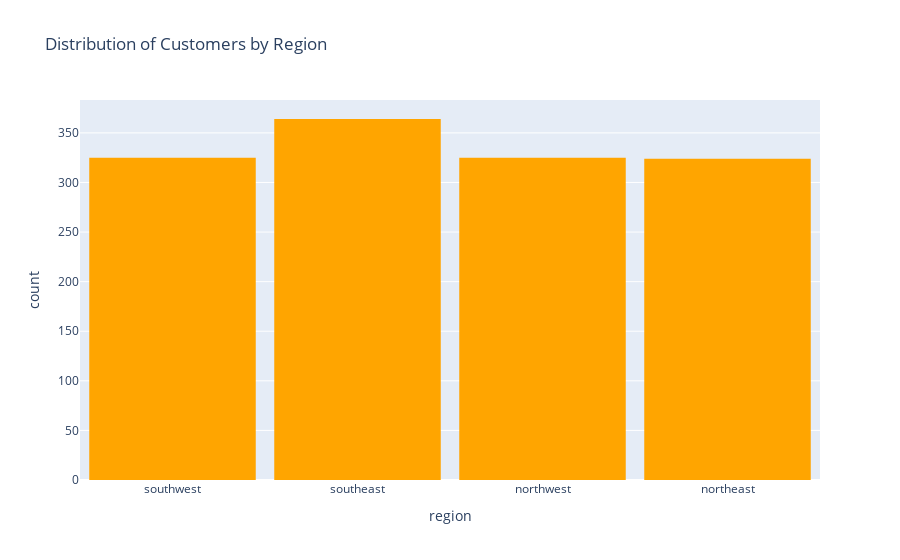

The code cell stored with this chart in its notebook:
### Code cell
#Show the distribution of customers by region visually
regions = px.histogram(h_data, x="region", color_discrete_sequence=['orange'], title = 'Distribution of Customers by Region')
regions.update_layout(bargap=0.1)
regions.show()

### Figure 1 — Plotly figure (JSON) as saved in the notebook; plotly's stock layout.template omitted (floating-point values rounded to 4 significant figures; data arrays with more than 128 entries replaced by an {"elided": "..."} marker saying what was removed)
{"data": [{"alignmentgroup": "True", "bingroup": "x", "hovertemplate": "region=%{x}<br>count=%{y}<extra></extra>", "legendgroup": "", "marker": {"color": "orange", "pattern": {"shape": ""}}, "name": "", "offsetgroup": "", "orientation": "v", "showlegend": false, "type": "histogram", "x": {"elided": "1338 str values"}, "xaxis": "x", "yaxis": "y"}], "layout": {"bargap": 0.1, "barmode": "relative", "legend": {"tracegroupgap": 0}, "title": {"text": "Distribution of Customers by Region"}, "xaxis": {"anchor": "y", "domain": [0, 1], "title": {"text": "region"}}, "yaxis": {"anchor": "x", "domain": [0, 1], "title": {"text": "count"}}}}
